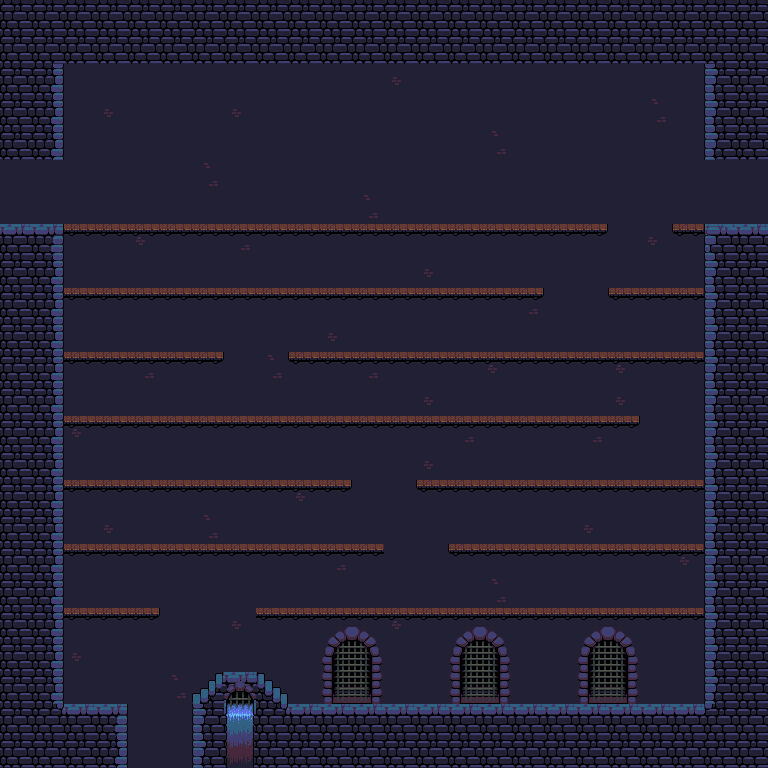

This is a level from a 2D game, rendered from its Tiled map with the project's own tilesets. A one-line summary and the map file follow, with tile-layer data summarised:
An orthogonal 24x24 tile map with 32x32 px tiles, 5 tile layers (Background, Foreground, Sensor, Decoration, ...), 4 tilesets and 4 objects (3x widow, random).

<map version="1.0" orientation="orthogonal" renderorder="right-down" width="24" height="24" tilewidth="32" tileheight="32" nextobjectid="5">
 <tileset firstgid="1" name="oppcastle-mod-tiles" tilewidth="32" tileheight="32">
  <image source="oppcastle-mod-tiles.png" width="480" height="352" />
 </tileset>
 <tileset firstgid="166" name="oppcastle-tiles_0" tilewidth="32" tileheight="32">
  <image source="oppcastle-tiles_0.png" width="416" height="352" />
 </tileset>
 <tileset firstgid="309" name="bat" tilewidth="32" tileheight="32">
  <image source="bat.png" width="171" height="103" />
 </tileset>
 <tileset firstgid="324" name="box_yellow" tilewidth="32" tileheight="32">
  <image source="box_yellow.png" width="64" height="32" />
 </tileset>
 <layer name="Background" width="24" height="24">
  <data>[576 cells, 576 non-empty, 3 distinct tile ids]</data>
 </layer>
 <layer name="Foreground" width="24" height="24">
  <data>[576 cells, 167 non-empty, 10 distinct tile ids]</data>
 </layer>
 <layer name="Sensor" width="24" height="24">
  <data>[576 cells, 6 non-empty, 1 distinct tile ids]</data>
 </layer>
 <layer name="Decoration" width="24" height="24">
  <data>[576 cells, 21 non-empty, 9 distinct tile ids]</data>
 </layer>
 <layer name="Thin ledges" width="24" height="24">
  <data>[576 cells, 125 non-empty, 3 distinct tile ids]</data>
 </layer>
 <objectgroup name="EnemySpawnLayer">
  <object id="1" type="widow" gid="319" x="400.192" y="698.008" />
  <object id="2" type="widow" gid="319" x="473.102" y="700.286" />
  <object id="3" type="widow" gid="319" x="542.214" y="698.768" />
 </objectgroup>
 <objectgroup name="ChestLayer">
  <object id="4" type="random" gid="324" x="652.338" y="701.805" />
 </objectgroup>
</map>
